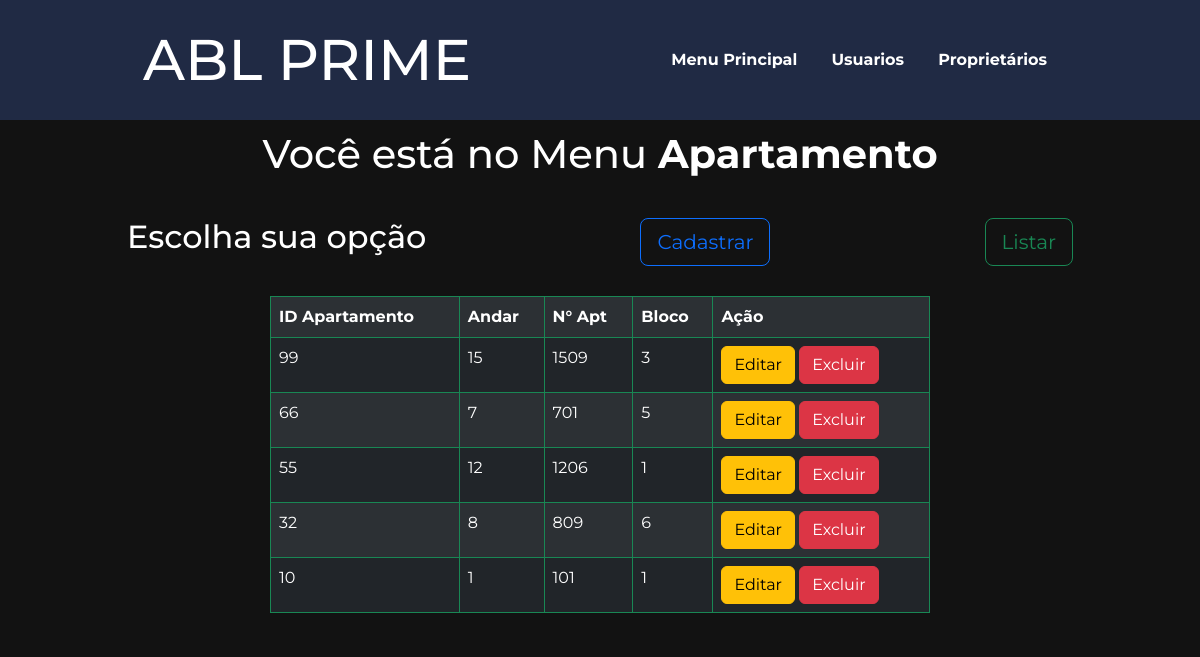
/apartamento.php?page=listar, run on the app's committed database.
### tables this page shows
CREATE TABLE `apartamento` (
  `Id_Apt` int(11) NOT NULL,
  `Num_andar` int(11) NOT NULL,
  `Num_apt` int(11) NOT NULL,
  `Id_bloco` int(11) NOT NULL
);

### operacoes_apartamento/lista-apt.php (the view)
<?php
$result = mysqli_query($mysqli, "SELECT * FROM apartamento ORDER BY Id_Apt DESC");
$rows_table = $result->num_rows;
if ($rows_table > 0) {
    print "<div class=cont-tab>";
    print "<table id='tabela-apt' class='table table-dark table hover table-striped table-bordered border-success'>";
    print "<tr>";
    print "<th>ID Apartamento</th>";
    print "<th>Andar</th>";
    print "<th>N° Apt</th>";
    print "<th>Bloco</th>";
    print "<th>Ação</th>";
    print "</tr>";
    while ($row = $result->fetch_object()) {
        print "<tr>";
        print "<td>" . $row->Id_Apt . "</td>";
        print "<td>" . $row->Num_andar . "</td>";
        print "<td>" . $row->Num_apt . "</td>";
        print "<td>" . $row->Id_bloco . "</td>";
        print "<td><button onclick=\"location.href='?page=editar&Id_Apt=" . $row->Id_Apt . "';\" type='button' class='btn btn-warning'>Editar</button>
            <button onclick=\"if(confirm('Tem certeza que deseja excluir?')){location.href='?page=salvar&acao=excluir&Id_Apt=" . $row->Id_Apt . "';}else{false;} \" type='button' class='btn btn-danger'>Excluir</button></td>";
        print "</tr>";
    }
    print "</table>";
    print "</div>";
} else {
    print "<script>alert('Não foram encontrados usuários cadastrados na base de dados')</script>";
    print "<script> location.href='?page=cadastro'; </script>";
}
?>

### style.css (style rules this page uses)
* { font-family: 'Montserrat', sans-serif; }
html, body, form { margin: 0; padding: 0; box-sizing: border-box; color: white; background-color: #121212; }
button { font-weight: bold; }
#tabela-apt { width: 55vw; }
.cont-tab { display: flex; justify-content: center; background-color: #121212; }

### data on the page
apartamento: Id_Apt "99", Num_andar "15", Num_apt "1509", Id_bloco "3"
apartamento: Id_Apt "66", Num_andar "7", Num_apt "701", Id_bloco "5"
apartamento: Id_Apt "55", Num_andar "12", Num_apt "1206", Id_bloco "1"
apartamento: Id_Apt "32", Num_andar "8", Num_apt "809", Id_bloco "6"
apartamento: Id_Apt "10", Num_andar "1", Num_apt "101", Id_bloco "1"
